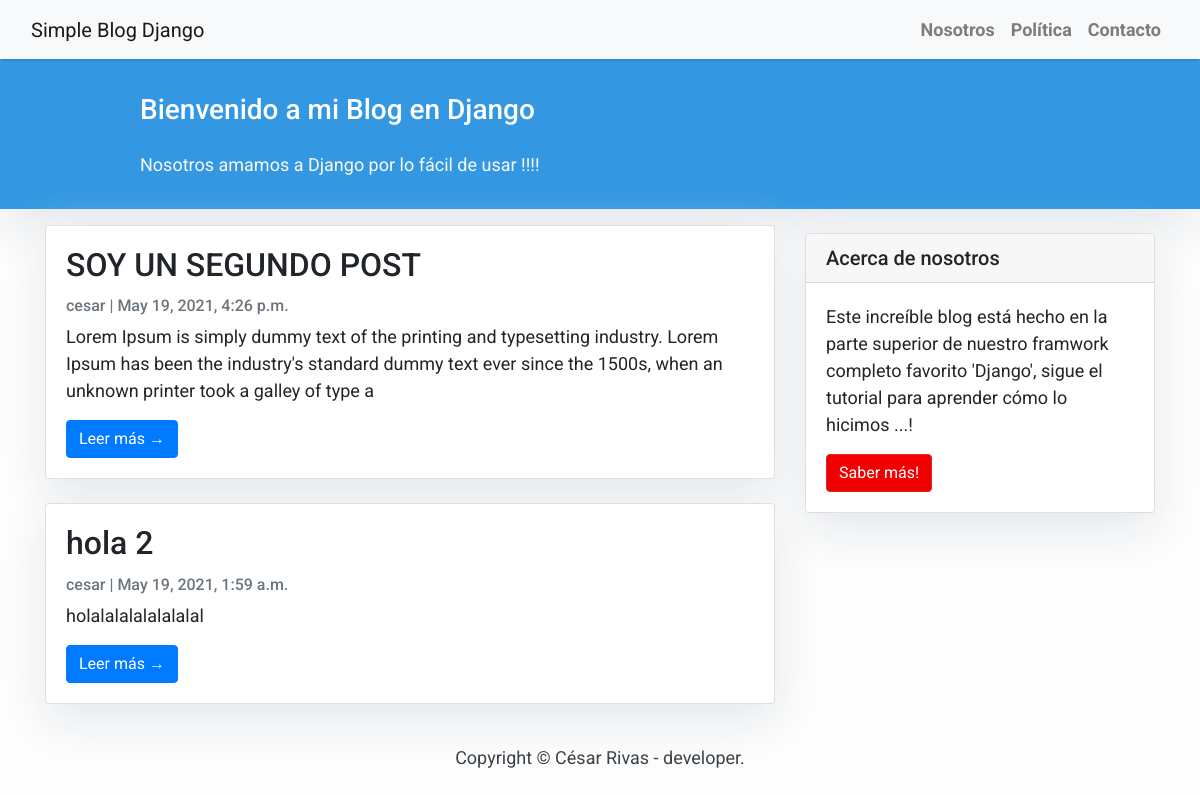
Before: / with the older database file.
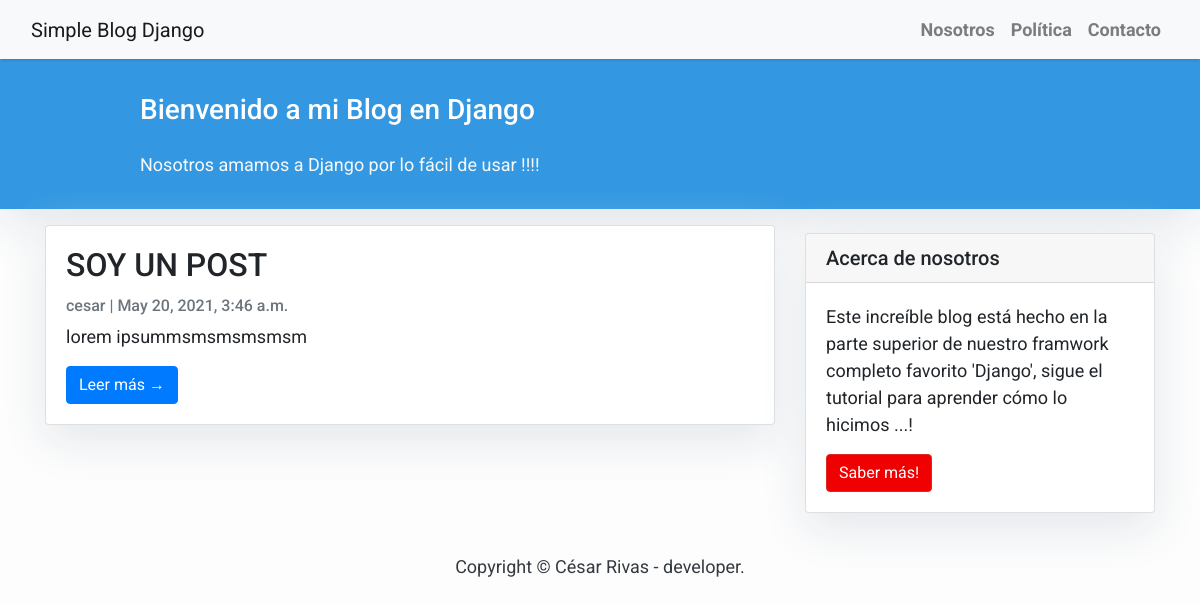
After: the same page with the newer database file.
### blog/models.py (models this page shows)
class Post(models.Model):
    title = models.CharField(max_length=200, unique=True)
    slug = models.SlugField(max_length=200, unique=True)
    author = models.ForeignKey(User, on_delete= models.CASCADE,related_name='blog_posts')
    update_on = models.DateTimeField(auto_now=True)
    content = models.TextField()
    created_on = models.DateTimeField(auto_now_add=True)
    status = models.IntegerField(choices=STATUS, default=0)

### blog/views.py (the view)
# urls.py: path('', views.PostList.as_view(), name='home'),
class PostList(generic.ListView):
    queryset = Post.objects.filter(status=1).order_by("-created_on")
    template_name = "index.html"
    paginate_by = 3

### templates/index.html (shortened to what this page needs)
{% extends "base.html" %}
{% block content %}
<header class="masthead">
    <div class="container">
        <div class="row">
            <div class=" col-md-8 col-md-10 mx-auto">
                <div class="site-heading">
                    <h3 class=" site-heading my-4 mt-3 text-white"> Bienvenido a mi Blog en Django </h3>
                    <p class="text-light">Nosotros amamos a Django por lo fácil de usar !!!!
                    </p>
                </div>
            </div>
        </div>
    </div>
</header>
<div class="container">
    <div class="row">
        <div class="col-md-8 mt-3 left">
            {% for post in post_list %}
            <div class="card mb-4">
                <div class="card-body">
                    <h2 class="card-title">{{ post.title }}</h2>
                    <p class="card-text text-muted h6">{{ post.author }} | {{ post.created_on}} </p>
                    <p class="card-text">{{post.content|slice:":200" }}</p>
                    <a href="{% url 'post_detail' post.slug  %}" class="btn btn-primary">Leer más &rarr;</a>
                </div>
            </div>
            {% endfor %}
        </div>
        {% block sidebar %} {% include 'sidebar.html' %} {% endblock sidebar %}
    </div>
</div>
{%endblock%}

### templates/base.html (shortened to what this page needs)
<!DOCTYPE html>
<html>
    <head>
        <link rel="stylesheet" href="https://maxcdn.bootstrapcdn.com/bootstrap/4.0.0/css/bootstrap.min.css"
 />
    </head>
    <body>
        <nav class="navbar navbar-expand-lg navbar-light bg-light shadow" id="mainNav">
            <div class="container-fluid">
                <a class="navbar-brand" href="{% url 'home' %}">Simple Blog Django</a>
                <div class="collapse navbar-collapse" id="navbarResponsive">
                    <ul class="navbar-nav ml-auto">
                        <li class="nav-item text-black">
                            <a class="nav-link text-black font-weight-bold" href="#">Nosotros</a>
                        </li>
                        <li class="nav-item text-black">
                            <a class="nav-link text-black font-weight-bold" href="#">Política</a>
                        </li>
                        <li class="nav-item text-black">
                            <a class="nav-link text-black font-weight-bold" href="#">Contacto</a>
                        </li>
                    </ul>
                </div>
            </div>
        </nav>
        {% block content %}{% endblock content %}
        <footer class="py-3 bg-grey">
            <p class="m-0 text-dark text-center ">Copyright &copy; César Rivas - developer.</p>
        </footer>
    </body>
</html>

### templates/sidebar.html (shortened to what this page needs)
{% block sidebar %}
<div class="col-md-4 float-right ">
<div class="card my-4">
        <h5 class="card-header">Acerca de nosotros</h5>
    <div class="card-body">
        <p class="card-text">Este increíble blog está hecho en la parte superior de nuestro framwork completo favorito 'Django', sigue el tutorial para aprender cómo lo hicimos ...! </p>
        <a href="https://djangocentral.com/building-a-blog-application-with-django"
           class="btn btn-danger">Saber más!</a>
    </div>
</div>
</div>
{% endblock sidebar %}

### templates/base.html (style rules this page uses)
body { font-family: "Roboto", sans-serif; font-size: 17px; background-color: #fdfdfd; }
.shadow { box-shadow: 0 4px 2px -2px rgba(0, 0, 0, 0.1); }
.btn-danger { color: #fff; background-color: #f00000; border-color: #dc281e; }
.masthead { background: #3398E1; height: auto; padding-bottom: 15px; box-shadow: 0 16px 48px #E3E7EB; padding-top: 10px; }

### templates/index.html (style rules this page uses)
body { font-family: "Roboto", sans-serif; font-size: 18px; background-color: #fdfdfd; }
.card { box-shadow: 0 16px 48px #E3E7EB; }

### templates/sidebar.html (style rules this page uses)
.card { box-shadow: 0 16px 48px #E3E7EB; }

Changed rows visible on the page:
removed Post: title "SOY UN SEGUNDO POST", author "cesar", created_on "May 19, 2021, 4:26 p.m.", content "Lorem Ipsum is simply dummy text of the printing and typesetting industry. Lorem Ipsum has been the industry's standard dummy text ever since the 1500s, when an unknown printer took a galley of type a"
removed Post: title "hola 2", author "cesar", created_on "May 19, 2021, 1:59 a.m.", content "holalalalalalalalal"
added Post: title "SOY UN POST", author "cesar", created_on "May 20, 2021, 3:46 a.m.", content "lorem ipsummsmsmsmsmsm"
